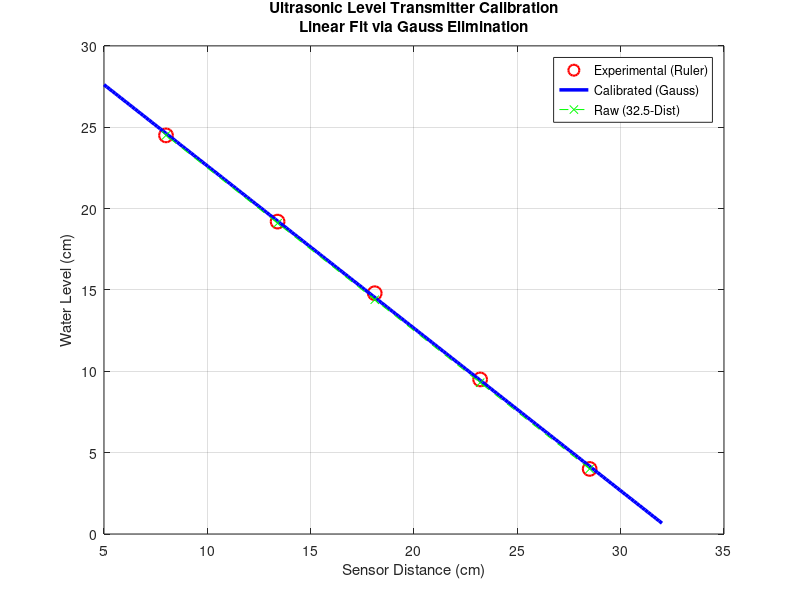

Write the MATLAB code that produced this figure.
% ============================================================
% Ultrasonic Level Transmitter Calibration - MATLAB
% Method: Linear Fit via Gauss Elimination (Normal Equations)
% ============================================================
clear; clc; close all;

Distance = [28.5; 23.2; 18.1; 13.4; 8.0];   % HC-SR04 (cm)
Level_ref = [4.0; 9.5; 14.8; 19.2; 24.5];  % Ruler (cm)

fprintf('=============================================================\n');
fprintf(' ULTRASONIC LEVEL TRANSMITTER CALIBRATION (MATLAB)\n');
fprintf(' Method: Gauss Elimination on Normal Equations\n');
fprintf('=============================================================\n\n');

fprintf('1. Experimental Data:\n');
fprintf('   Point   Distance   Level_ref\n');
for i = 1:length(Distance)
    fprintf('   %d       %-8.1f   %.1f\n', i, Distance(i), Level_ref(i));
end

A = [ones(size(Distance))  Distance];
b = Level_ref;

ATA = A' * A;
ATb = A' * b;
coeffs = ATA \ ATb;          % Gauss Elimination

a0 = coeffs(1);
a1 = coeffs(2);

fprintf('\n2. Calibration Coefficients (Gauss Elimination):\n');
fprintf('   a0 = %.8f\n', a0);
fprintf('   a1 = %.8f\n', a1);
fprintf('\n   Level (cm) = %.4f + (%.6f) * Distance\n', a0, a1);

Level_fit = A * coeffs;
errors = Level_ref - Level_fit;
RMSE = sqrt(mean(errors.^2));

fprintf('\n3. Error Analysis:\n');
fprintf('   Dist    L_ref   L_fit    Error\n');
for i = 1:length(Distance)
    fprintf('   %-6.1f  %-6.1f  %-7.3f  %.3f\n', ...
        Distance(i), Level_ref(i), Level_fit(i), errors(i));
end
fprintf('\n   RMSE = %.4f cm\n', RMSE);

% Plot
figure;
plot(Distance, Level_ref, 'ro', 'MarkerSize', 10, 'LineWidth', 1.5); hold on;
d_fine = linspace(5, 32, 200);
plot(d_fine, a0 + a1*d_fine, 'b-', 'LineWidth', 2.5);
plot(Distance, 32.5 - Distance, 'g--x');
xlabel('Sensor Distance (cm)');
ylabel('Water Level (cm)');
title({'Ultrasonic Level Transmitter Calibration'; ...
       'Linear Fit via Gauss Elimination'});
legend('Experimental (Ruler)', 'Calibrated (Gauss)', 'Raw (32.5-Dist)', ...
       'Location', 'best');
grid on;
saveas(gcf, 'calibration_curve_matlab.png');

fprintf('\n>>> Done. Copy a0, a1 into Arduino sketch.\n');
fprintf('=============================================================\n');
